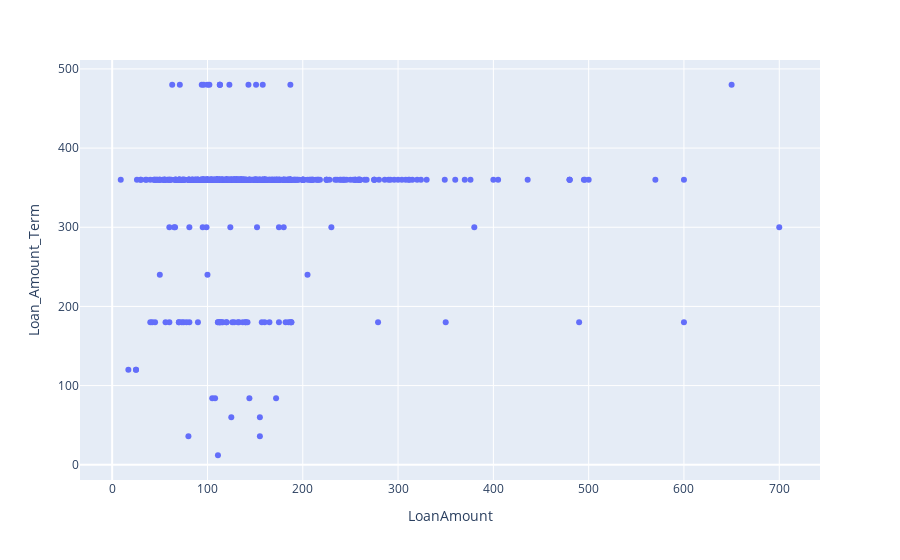

The cell this chart's notebook holds for it:
### Code cell
fig = px.scatter(df, x="LoanAmount", y="Loan_Amount_Term")
fig.show()

### Figure 1 — Plotly figure (JSON) as saved in the notebook; plotly's stock layout.template omitted (floating-point values rounded to 4 significant figures; data arrays with more than 128 entries replaced by an {"elided": "..."} marker saying what was removed)
{"data": [{"hovertemplate": "LoanAmount=%{x}<br>Loan_Amount_Term=%{y}<extra></extra>", "legendgroup": "", "marker": {"color": "#636efa", "symbol": "circle"}, "mode": "markers", "name": "", "orientation": "v", "showlegend": false, "type": "scatter", "x": {"elided": "614 int values"}, "xaxis": "x", "y": {"elided": "614 int values"}, "yaxis": "y"}], "layout": {"legend": {"tracegroupgap": 0}, "margin": {"t": 60}, "xaxis": {"anchor": "y", "domain": [0, 1], "title": {"text": "LoanAmount"}}, "yaxis": {"anchor": "x", "domain": [0, 1], "title": {"text": "Loan_Amount_Term"}}}}
